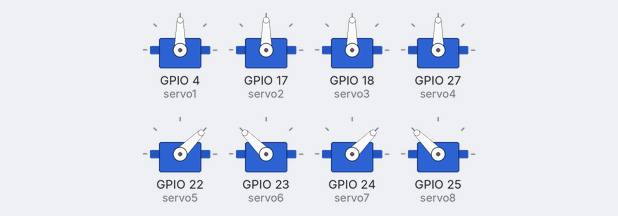
Simulated run of this program. Board: Raspberry Pi (BCM pin numbers). On the bench: 8 × servo. Servo angles are drawn from the pulse width (0.5 ms = 0°, 2.5 ms = 180°); what the program prints to the terminal is not drawn.

Above: at 0.1 s.
Timing chart, 0 to 1.6 s (numbered marks = the images above):
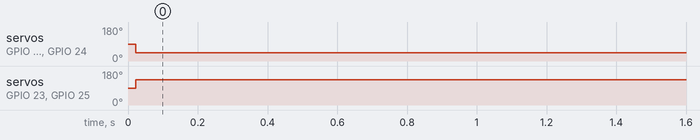

The program:

idle.py
```python
from gpiozero import AngularServo
import time

print("Initialising Servos...")

servo1 = AngularServo(4, min_angle=-45, max_angle=45)
servo2 = AngularServo(17, min_angle=-45, max_angle=45)
servo3 = AngularServo(18, min_angle=-45, max_angle=45)
servo4 = AngularServo(27, min_angle=-45, max_angle=45)
servo5 = AngularServo(22, min_angle=-45, max_angle=45)
servo6 = AngularServo(23, min_angle=-45, max_angle=45)
servo7 = AngularServo(24, min_angle=-45, max_angle=45)
servo8 = AngularServo(25, min_angle=-45, max_angle=45)

while True:
    servo1.mid()
    servo2.mid()
    servo3.mid()
    servo4.mid()
    servo5.min()
    servo6.max()
    servo7.min()
    servo8.max()
    time.sleep(1)
```

Measured:
- by itself, servo on GPIO 22 (servo5), servo on GPIO 24 (servo7): 90° → 45° at 0.02 s
- by itself, servo on GPIO 23 (servo6), servo on GPIO 25 (servo8): 90° → 135° at 0.02 s
